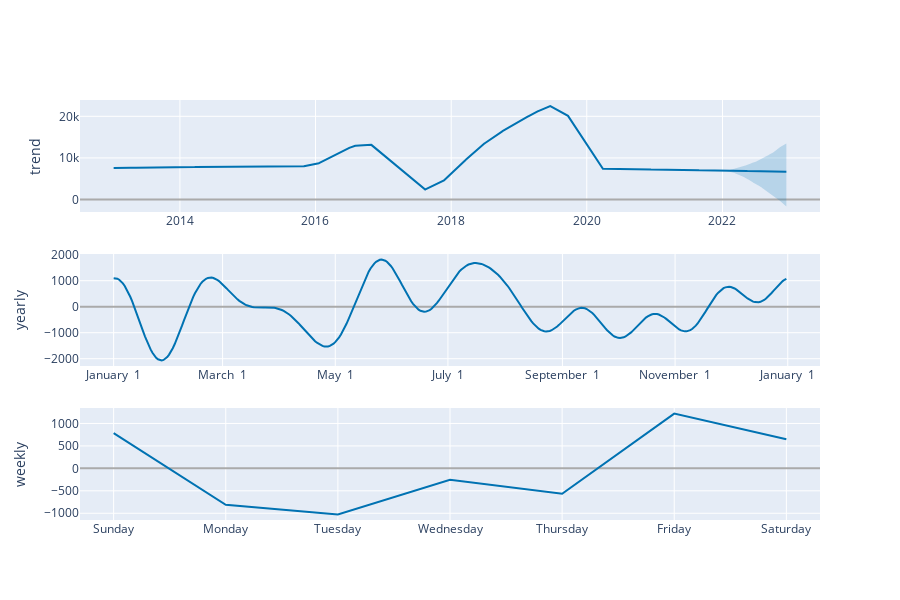

Notebook code cell kept with this figure:
### Code cell
plot_components_plotly(BarAmount_m, BarAmount_forecast)

### Figure 1 — Plotly figure (JSON) as saved in the notebook; plotly's stock layout.template omitted (floating-point values rounded to 4 significant figures; data arrays with more than 128 entries replaced by an {"elided": "..."} marker saying what was removed)
{"data": [{"line": {"color": "#0072B2", "width": 2}, "mode": "lines", "name": "trend", "type": "scatter", "x": {"elided": "3367 str values"}, "xaxis": "x", "y": {"elided": "3367 float values"}, "yaxis": "y"}, {"line": {"color": "rgba(0, 114, 178, 0.2)", "width": 0}, "mode": "lines", "name": "trend_upper", "type": "scatter", "x": {"elided": "3367 str values"}, "xaxis": "x", "y": {"elided": "3367 float values"}, "yaxis": "y"}, {"fill": "tonexty", "fillcolor": "rgba(0, 114, 178, 0.2)", "line": {"color": "rgba(0, 114, 178, 0.2)", "width": 0}, "mode": "lines", "name": "trend_lower", "type": "scatter", "x": {"elided": "3367 str values"}, "xaxis": "x", "y": {"elided": "3367 float values"}, "yaxis": "y"}, {"line": {"color": "#0072B2", "width": 2}, "mode": "lines", "name": "yearly", "type": "scatter", "x": {"elided": "365 str values"}, "xaxis": "x2", "y": {"elided": "365 float values"}, "yaxis": "y2"}, {"line": {"color": "#0072B2", "width": 2}, "mode": "lines", "name": "weekly", "type": "scatter", "x": ["2017-01-01T00:00:00", "2017-01-02T00:00:00", "2017-01-03T00:00:00", "2017-01-04T00:00:00", "2017-01-05T00:00:00", "2017-01-06T00:00:00", "2017-01-07T00:00:00"], "xaxis": "x3", "y": [786.3, -809.9, -1025.0, -254.0, -566.9, 1220.0, 649.7], "yaxis": "y3"}], "layout": {"height": 600, "showlegend": false, "width": 900, "xaxis": {"anchor": "y", "domain": [0, 1], "range": ["2012-07-11T20:24:00", "2023-06-10T03:36:00"], "type": "date"}, "xaxis2": {"anchor": "y2", "domain": [0, 1], "range": ["2016-12-13T18:54:02.958904115", "2018-01-18T11:04:57.863013581"], "tickformat": "%B %e", "type": "date"}, "xaxis3": {"anchor": "y3", "domain": [0, 1], "range": ["2016-12-31T16:48:00", "2017-01-07T07:12:00"], "tickformat": "%A", "type": "date"}, "yaxis": {"anchor": "x", "domain": [0.7333, 1], "rangemode": "normal", "title": {"text": "trend"}, "zerolinecolor": "#AAA"}, "yaxis2": {"anchor": "x2", "domain": [0.3667, 0.6333], "title": {"text": "yearly"}, "zerolinecolor": "#AAA"}, "yaxis3": {"anchor": "x3", "domain": [0, 0.2667], "title": {"text": "weekly"}, "zerolinecolor": "#AAA"}}}
